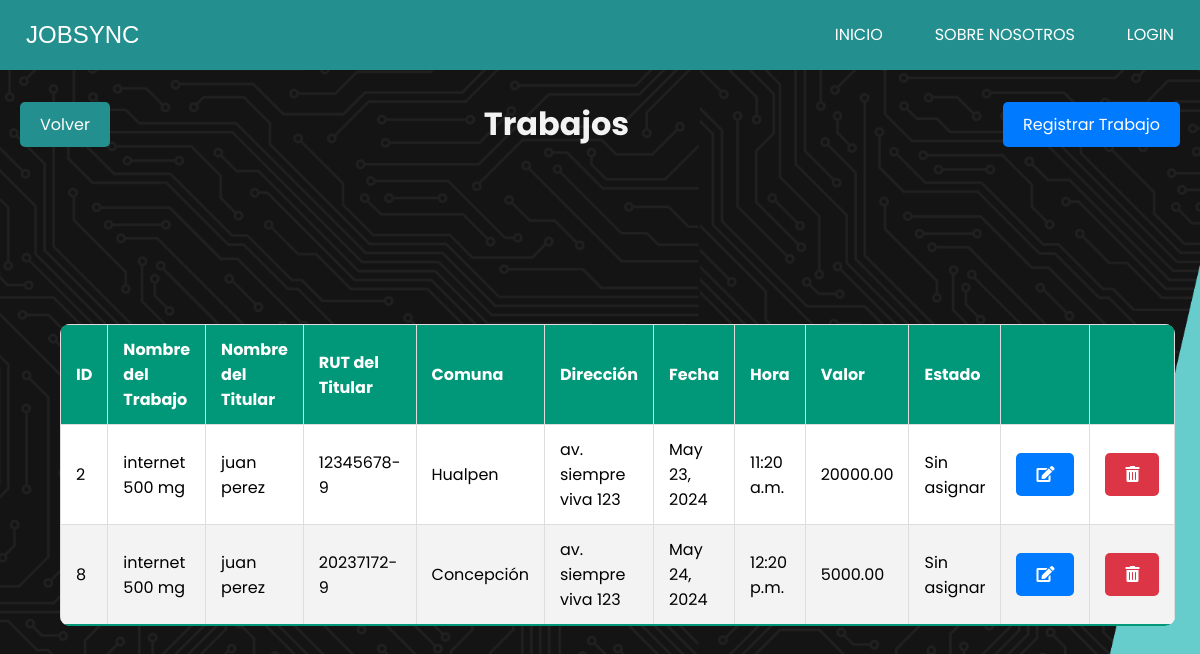
Screenshot of /trabajos/ with the database file from the repository.
### JobSyncApp/models.py (models this page shows, shortened)
class Trabajo(models.Model):
    colaborador = models.ForeignKey(CustomUser, on_delete=models.SET_NULL, null=True, blank=True)
    nombre_trabajo = models.CharField(max_length=100)
    nombre_titular = models.CharField(max_length=100)
    rut_titular = models.CharField(max_length=12)
    comuna = models.ForeignKey(Comuna, on_delete=models.SET_NULL, null=True)
    direccion = models.CharField(max_length=255)
    fecha = models.DateField()
    hora = models.TimeField()
    valor = models.DecimalField(max_digits=10, decimal_places=2)
    ESTADO_CHOICES = [
        ('sin_asignar', 'Sin asignar'),
        ('pendiente', 'Pendiente'),
        ('completado', 'Completado'),
    ]
    estado = models.CharField(max_length=20, choices=ESTADO_CHOICES, default='sin_asignar')

class Comuna(models.Model):
    nombre = models.CharField(max_length=100, unique=True)
    def __str__(self):
        return self.nombre

### JobSyncApp/views.py (the view)
# urls.py: path('trabajos/', views.trabajos, name='trabajos'),
def trabajos(request):
    trabajos = Trabajo.objects.all()  # Obtener todos los trabajos
    return render(request, 'admin/gestion_trabajos/trabajos.html', {'trabajos': trabajos})

### JobSyncApp/templates/admin/gestion_trabajos/trabajos.html (shortened to what this page needs)
{% extends 'index.html' %}
{% load static %}
{% block extra_css %}
<link rel="stylesheet" href="{% static 'css/admin/trabajos.css' %}">
<link rel="stylesheet" href="https://cdnjs.cloudflare.com/ajax/libs/font-awesome/5.15.4/css/all.min.css">
{% endblock extra_css %}
{% block contenido %}
<div class="header">
    <a href="{% url 'index_trabajo' %}" id="btn-volver" class="btn btn-back">Volver</a>
    <h1 id="titulo-trabajos">Trabajos</h1>
    <a href="{% url 'crear_trabajo' %}" id="btn-registrar" class="btn">Registrar Trabajo</a>
</div>
<div class="container">
    <table class="table">
        <thead>
            <tr>
                <th>ID</th>
                <th>Nombre del Trabajo</th>
                <th>Nombre del Titular</th>
                <th>RUT del Titular</th>
                <th>Comuna</th>
                <th>Dirección</th>
                <th>Fecha</th>
                <th>Hora</th>
                <th>Valor</th>
                <th>Estado</th>
                <th></th>
                <th></th>
            </tr>
        </thead>
        <tbody>
            {% for trabajo in trabajos %}
            <tr>
                <td>{{ trabajo.id }}</td>
                <td>{{ trabajo.nombre_trabajo }}</td>
                <td>{{ trabajo.nombre_titular }}</td>
                <td>{{ trabajo.rut_titular }}</td>
                <td>{{ trabajo.comuna }}</td>
                <td>{{ trabajo.direccion }}</td>
                <td>{{ trabajo.fecha }}</td>
                <td>{{ trabajo.hora }}</td>
                <td>{{ trabajo.valor }}</td>
                <td>{{ trabajo.get_estado_display }}</td>
                <td>
                    <a href="{% url 'modificar_trabajo' trabajo.id %}" class="btn btn-primary"><i class="fas fa-edit"></i></a>
                </td>
                <td>
                    <a href="{% url 'eliminar_trabajo' trabajo.id %}" class="btn btn-danger"><i class="fas fa-trash-alt"></i></a>
                </td>
            </tr>
            {% endfor %}
        </tbody>
    </table>
</div>
{% endblock %}

### JobSyncApp/static/css/estilo.css (style rules this page uses)
* { margin: 0; padding: 0; box-sizing: border-box; }
html, body { margin: 0; padding: 0; width: 100%; height: 100%; }

### JobSyncApp/static/css/admin/trabajos.css (style rules this page uses)
* { padding: 0; margin: 0; box-sizing: border-box; text-decoration: none; list-style: none; border: none; outline: none; font-family: "Poppins", sans-serif; }
body { min-height: 100vh; width: 100%; display: flex; align-items: center; justify-content: center; background: url("/static/css/img/fondo.png") no-repeat center center fixed; background-size: cover; }
.header { width: 100%; display: flex; justify-content: space-between; align-items: center; padding: 20px; color: rgba(255, 255, 255, 0.8); position: fixed; top: 80px; }
#titulo-trabajos { margin: 0; flex-grow: 1; text-align: center; color: #f3f3f3; }
.btn { padding: 10px 20px; background-color: #007bff; color: white; text-decoration: none; border-radius: 5px; }
.btn-back { background-color: #248f8f; }
.btn-danger { background-color: #dc3545; color: white; }
.table { width: 100%; border-collapse: collapse; margin: 20px 0; font-size: 16px; text-align: left; background-color: rgba(255, 255, 255, 0.8); border-radius: 10px; overflow: hidden; }
.table thead { background-color: #009879; }
.table thead th { background-color: #009879; color: #ffffff; }
.table th, .table td { padding: 12px 15px; border: 1px solid #dddddd; }
.table tbody tr { border-bottom: 1px solid #dddddd; }
.table tbody tr:nth-of-type(even) { background-color: #f3f3f3; }
.table tbody tr:nth-of-type(odd) { background-color: #ffffff; }
.table tbody tr:last-of-type { border-bottom: 2px solid #009879; }
.container { margin-top: 150px; width: 90%; max-width: 1200px; }

### rows the page displays
Trabajo: id "2", nombre_trabajo "internet 500 mg", nombre_titular "juan perez", rut_titular "12345678-9", comuna "Hualpen", direccion "av. siempre viva 123", fecha "May 23, 2024", hora "11:20 a.m.", valor "20000.00", estado "Sin asignar"
Trabajo: id "8", nombre_trabajo "internet 500 mg", nombre_titular "juan perez", rut_titular "20237172-9", comuna "Concepción", direccion "av. siempre viva 123", fecha "May 24, 2024", hora "12:20 p.m.", valor "5000.00", estado "Sin asignar"
